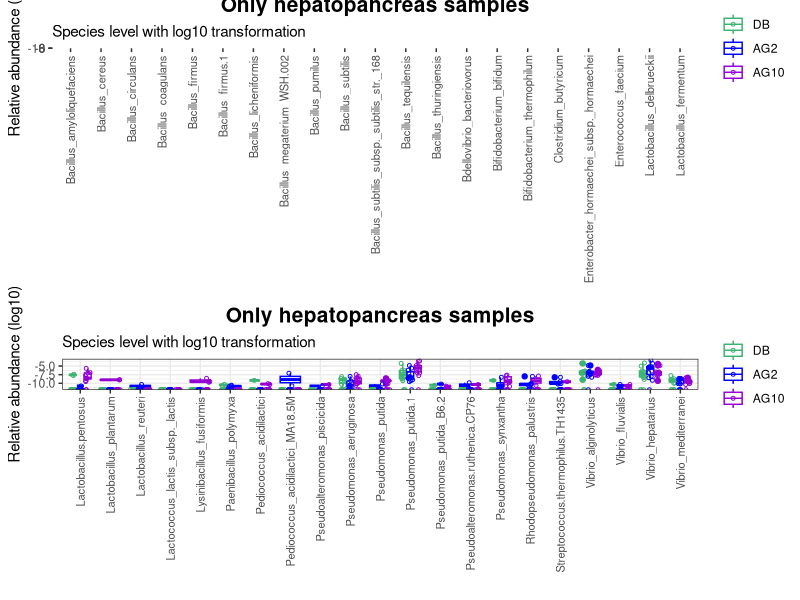
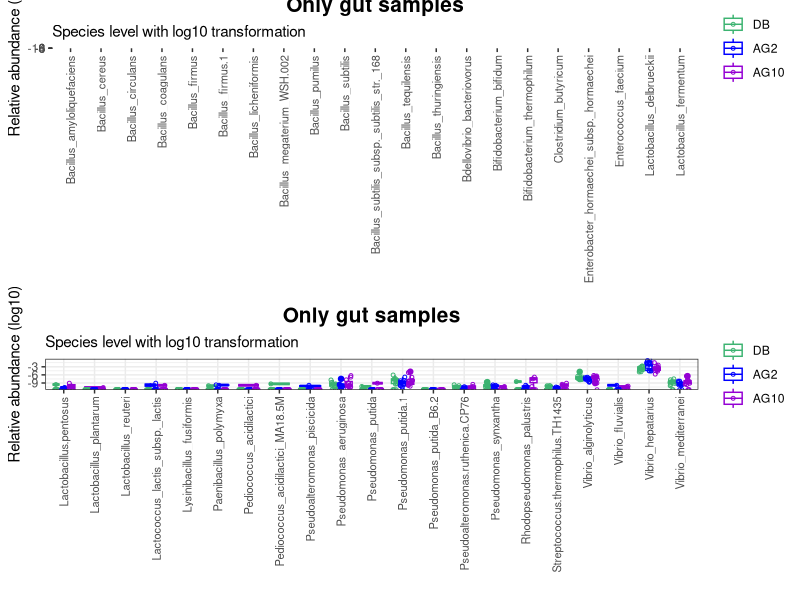

Source code (R) for these figures, in order:
## ---- chunk 1
knitr::opts_chunk$set(echo = TRUE, warning = FALSE, message = FALSE)
library("optparse")
library("ggplot2")
library("reshape")
require("gridExtra")
## ---- chunk 2
# Data input
hepatopancreas <- read.table("species_hep.txt",
                             header=TRUE,
                             sep="\t")

hepatopancreas_part1 <- hepatopancreas[1:23]

hepatopancreas_part2 <- hepatopancreas[,-3:-23]

# Reshape of matrix
hepatopancreas <- melt(hepatopancreas, id.vars=c("sample", "group"))

hepatopancreas_part1 <- melt(hepatopancreas_part1, id.vars=c("sample", "group"))

hepatopancreas_part2 <- melt(hepatopancreas_part2, id.vars=c("sample", "group"))

hepatopancreas$group <- factor(hepatopancreas$group, levels=c("DB", "AG2", "AG10"))

hepatopancreas_part1$group <- factor(hepatopancreas_part1$group, levels=c("DB", "AG2", "AG10"))

hepatopancreas_part2$group <- factor(hepatopancreas_part2$group, levels=c("DB", "AG2", "AG10"))

# log10 transformation
hepatopancreas$value=log(hepatopancreas$value)

hepatopancreas_part1$value=log(hepatopancreas_part1$value)

hepatopancreas_part2$value=log(hepatopancreas_part2$value)

# Boxplot with species log10 transformation
colors <- c("mediumseagreen", "blue", "darkviolet")

theme_set(theme_bw())

#Part 1
boxplot_hepatopancreas_part1_log10 <- ggplot(hepatopancreas_part1,
                                       aes(x = variable[],
                                           y = value,
                                           fill=)) +
  geom_boxplot(aes(color = group)) +
  geom_point(aes(color = group),
             size = 1,
             shape = 21,
             position = position_jitterdodge()) +
  labs(x="", 
       y="Relative abundance (log10)", 
       title="Only hepatopancreas samples",
       subtitle = "Species level with log10 transformation") +
  theme(legend.title = element_blank(),
        axis.text.x = element_text(size = 8,
                                   angle = 90,
                                   hjust = 1,
                                   vjust = 0.5),
        plot.title = element_text(face = "bold",
                                  hjust = 0.5,
                                  size = 15)) +
  scale_color_manual(values = colors)

# Part 2
boxplot_hepatopancreas_part2_log10 <- ggplot(hepatopancreas_part2,
                                       aes(x = variable[],
                                           y = value,
                                           fill=)) +
  geom_boxplot(aes(color = group)) +
  geom_point(aes(color = group),
             size = 1,
             shape = 21,
             position = position_jitterdodge()) +
  labs(x="", 
       y="Relative abundance (log10)", 
       title="Only hepatopancreas samples",
       subtitle = "Species level with log10 transformation") +
  theme(legend.title = element_blank(),
        axis.text.x = element_text(size = 8,
                                   angle = 90,
                                   hjust = 1,
                                   vjust = 0.5),
        plot.title = element_text(face = "bold",
                                  hjust = 0.5,
                                  size = 15)) +
  scale_color_manual(values = colors)

grid.arrange(boxplot_hepatopancreas_part1_log10,
            boxplot_hepatopancreas_part2_log10,
            nrow=2)
## ---- chunk 3
# Data input
gut <- read.table("species_gut.txt",
                             header=TRUE,
                             sep="\t")

gut_part1 <- gut[1:23]

gut_part2 <- gut[,-3:-23]

# Reshape of matrix
gut <- melt(gut, id.vars=c("sample", "group"))

gut_part1 <- melt(gut_part1, id.vars=c("sample", "group"))

gut_part2 <- melt(gut_part2, id.vars=c("sample", "group"))

gut$group <- factor(gut$group, levels=c("DB", "AG2", "AG10"))

gut_part1$group <- factor(gut_part1$group, levels=c("DB", "AG2", "AG10"))

gut_part2$group <- factor(gut_part2$group, levels=c("DB", "AG2", "AG10"))

# log10 transformation
gut$value=log(gut$value)

gut_part1$value=log(gut_part1$value)

gut_part2$value=log(gut_part2$value)

# Boxplot with species log10 transformation
colors <- c("mediumseagreen", "blue", "darkviolet")

theme_set(theme_bw())

#Part 1
boxplot_gut_part1_log10 <- ggplot(gut_part1,
                                             aes(x = variable[],
                                                 y = value,
                                                 fill=)) +
  geom_boxplot(aes(color = group)) +
  geom_point(aes(color = group),
             size = 1,
             shape = 21,
             position = position_jitterdodge()) +
  labs(x="", 
       y="Relative abundance (log10)", 
       title="Only gut samples",
       subtitle = "Species level with log10 transformation") +
  theme(legend.title = element_blank(),
        axis.text.x = element_text(size = 8,
                                   angle = 90,
                                   hjust = 1,
                                   vjust = 0.5),
        plot.title = element_text(face = "bold",
                                  hjust = 0.5,
                                  size = 15)) +
  scale_color_manual(values = colors)

# Part 2
boxplot_gut_part2_log10 <- ggplot(gut_part2,
                                             aes(x = variable[],
                                                 y = value,
                                                 fill=)) +
  geom_boxplot(aes(color = group)) +
  geom_point(aes(color = group),
             size = 1,
             shape = 21,
             position = position_jitterdodge()) +
  labs(x="", 
       y="Relative abundance (log10)", 
       title="Only gut samples",
       subtitle = "Species level with log10 transformation") +
  theme(legend.title = element_blank(),
        axis.text.x = element_text(size = 8,
                                   angle = 90,
                                   hjust = 1,
                                   vjust = 0.5),
        plot.title = element_text(face = "bold",
                                  hjust = 0.5,
                                  size = 15)) +
  scale_color_manual(values = colors)

grid.arrange(boxplot_gut_part1_log10,
             boxplot_gut_part2_log10,
             nrow=2)
